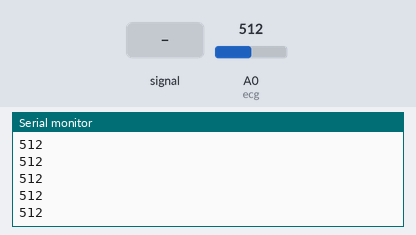
Recording of a sketch running on a simulated Arduino Uno, built with avr-gcc and run on an emulated ATmega328P. Parts: the last lines printed to the serial monitor. The test bench sets the inputs (shaded band); at power-on: A0 (ecg) = 512.

Above: at 1.2 s.
1.3 s: A0 (ecg) fed a 200 Hz sine of ±81 counts around its level
At 2.1 s:
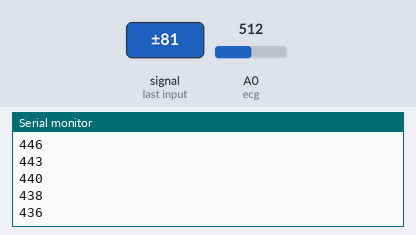
2.8 s: A0 (ecg) set to 716
At 3.7 s:
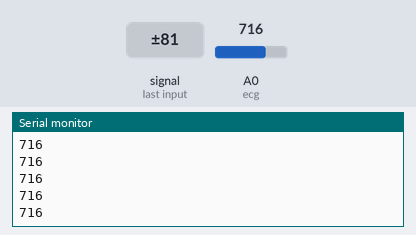
4.3 s: A0 (ecg) fed a 1000 Hz sine of ±255 counts around its level
5.8 s: A0 (ecg) set to 1023
At 6.8 s:
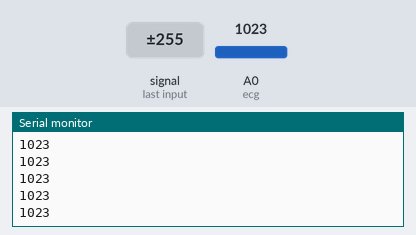
Timing chart, 0 to 8.3 s (numbered marks = the images above; inputs shaded):
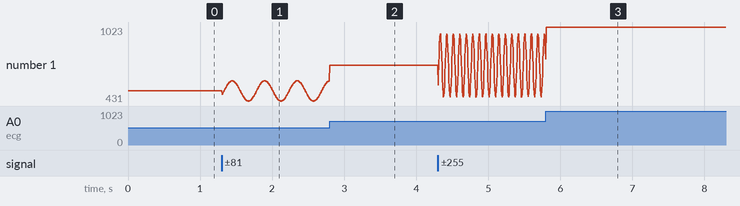

The sketch:

SampleECG.ino
```cpp
/*
  FILENAME:   SampleECG.ino
  AUTHOR:     Orlando S. Hoilett
  EMAIL:      orlandohoilett@gmail.com
  VERSION:    0.0


  AFFILIATIONS:
  BME 695: Measurements Fall 2017
  (Purdue University, West Lafayette, IN)


  UPDATES:
  Version 0.0
  2017/12/17:1755>
              First version of the code.


  DESCRIPTION
  This code uses the Arduino as sipmly a serial interface between
  my ECG analog front-end and MATLAB. This code was developed as
  part of an extra credit project for BME 695: Measurements
  (Fall 2017) class.

  The code uses timer interrupts to achieve a very consistent
  sampling rate for sampling the ECG signal.


  DISCLAIMER
  This code is in the public domain. Please feel free to modify,
  use, etc however you see fit. But, please give reference to
  original authors as a courtesy to Open Source developers.

*/

const uint8_t ecg = A0; //analog input pin

void setup ()
{
  Serial.begin(115200);
  analogReference(EXTERNAL);

  //set timer1 interrupt at 1kHz
  cli(); //first disable interrupts in order to configure them
  TCCR1A = 0; // set entire TCCR1A register to 0
  TCCR1B = 0; // same for TCCR1B
  TCNT1  = 0; //initialize counter value to 0

  //compare match register =
  //[ MCLK (Hz)/ (prescaler * fsample (Hz)) ] - 1
  //MCLK for Arduino Uno is 16MHz
  //fsample is desired sampling frequency in Hertz
  //use 15 for Fs = 1041Hz
  //use 78 for Fs = 200Hz
  //use 156 for Fs = 100Hz
  //use 260 for Fs = 60Hz
  //compare match register = [ 16MHz/ (prescaler * desired interrupt frequency) ] - 1
  OCR1A = 78;

  TCCR1B |= (1 << WGM12); // turn on CTC mode
  TCCR1B |= (1 << CS12) | (1 << CS10); // Set CS10 and CS12 bits for 1024 prescaler
  TIMSK1 |= (1 << OCIE1A); // enable timer compare interrupt
  sei(); //now that interrupts have been set, enable them
}


void loop()
{
  //everything is handled in the interrupt service routine (ISR)
}


//Interrupt Service Routine
//Samples the ECG signal from a selectd analog input and prints
//the data to the serial port. The frequency of the ISR is set
//in the setup() function
ISR(TIMER1_COMPA_vect)
{
  Serial.println(analogRead(ecg));
}
```

Measured:
- after the input at 1.3 s, the serial monitor: prints a new line at once (image 1)
- plotted number 1: 512 → 593 after the input at 1.3 s
